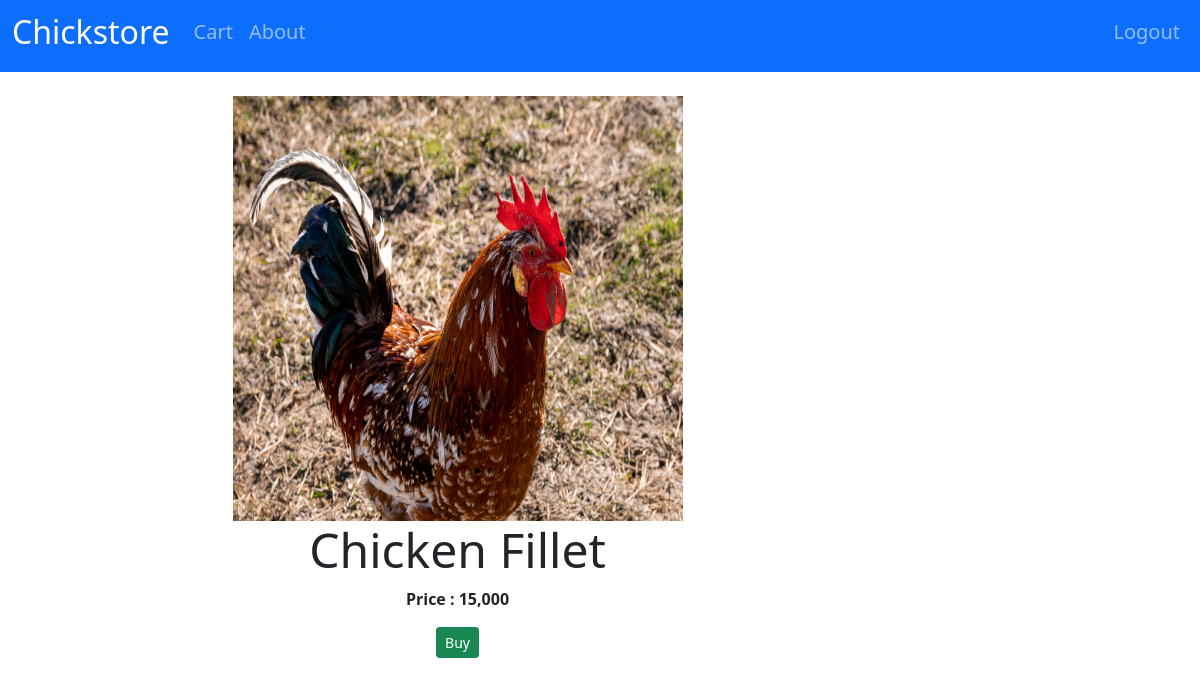
The page /product/3 (signed in) on the database its author committed.
### account/models.py (models this page shows, shortened)
class Product(models.Model):
    name = models.CharField(max_length=200)
    price = models.BigIntegerField()
    extra = models.CharField(max_length=200)
    picture = models.ImageField(
        upload_to='products', default='products/no_pic.jpg', validators=[validate_image])

### account/views.py (the view, shortened to what this page needs)
# urls.py: path('product/<product_id>', views.productpage, name='productpage'),
@login_required(login_url='login')
def productpage(request, product_id):
    product = get_object_or_404(Product, pk=product_id)
    current_user = request.user
    context = {
        'product': product
    }
    return render(request, 'chickstore/productpage.html', context)

### templates/chickstore/productpage.html (shortened to what this page needs)
{% extends 'common/base.html' %}
{% block content %}
{% load humanize %}
{% load static %}
<div class="row justify-content-center mt-4">
<div class="col col-md-5 text-center mb-3">
    {% if product.id == 1 %}
        <img src="{% static 'products/egg.jpg' %}" width="450rem", height="425rem">
    {% else %}
        <img src="{{product.picture.url}}" width="450rem", height="425rem">
    {% endif %}
    <h3 class="display-5">{{product.name}}</h3>
    <strong><p>Price : {{product.price|intcomma}}</p></strong>
    <button class="btn btn-sm btn-success" onclick="buy()">Buy</button>
</div>
<div class="col col-md-3">
</div>
</div>
{% endblock %}

### rows shown on the page
Product: picture (picture), name "Chicken Fillet", price "15,000"
